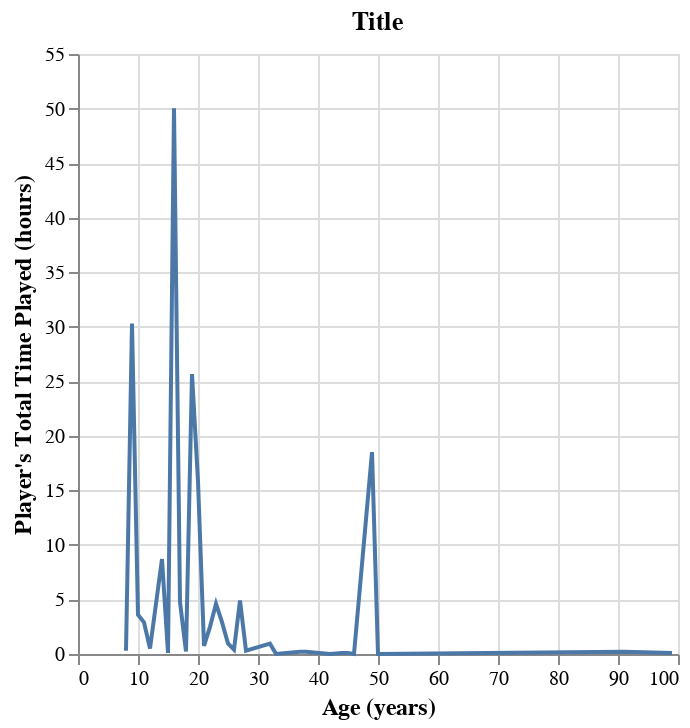

Notebook source saved alongside this figure:
### Code cell
### TEST

#Mean total time played over age

players_mean = (
    players.groupby("age").mean("played_hours").reset_index()
)

players_scatterplot = (
    alt.Chart(players_mean, title="Title").mark_line().encode(
        x = alt.X("age").title("Age (years)"), #.scale(type="log")
        y = alt.Y("played_hours").title("Player's Total Time Played (hours)")
    )
    .configure_axis(titleFontSize=12)
)
players_scatterplot

### Figure 1 — Vega specification as saved in the notebook (floating-point values rounded to 4 significant figures)
{"$schema": "https://vega.github.io/schema/vega/v5.json", "data": [{"name": "source_0", "values": [{"age": 8, "played_hours": 0.3}, {"age": 9, "played_hours": 30.3}, {"age": 10, "played_hours": 3.6}, {"age": 11, "played_hours": 2.9}, {"age": 12, "played_hours": 0.5}, {"age": 14, "played_hours": 8.7}, {"age": 15, "played_hours": 0.1}, {"age": 16, "played_hours": 50.03}, {"age": 17, "played_hours": 4.757}, {"age": 18, "played_hours": 0.2286}, {"age": 19, "played_hours": 25.66}, {"age": 20, "played_hours": 15.83}, {"age": 21, "played_hours": 0.75}, {"age": 22, "played_hours": 2.487}, {"age": 23, "played_hours": 4.6}, {"age": 24, "played_hours": 2.92}, {"age": 25, "played_hours": 0.9667}, {"age": 26, "played_hours": 0.4}, {"age": 27, "played_hours": 4.9}, {"age": 28, "played_hours": 0.3}, {"age": 32, "played_hours": 0.95}, {"age": 33, "played_hours": 0.0}, {"age": 37, "played_hours": 0.2}, {"age": 38, "played_hours": 0.2}, {"age": 42, "played_hours": 0.0}, {"age": 44, "played_hours": 0.1}, {"age": 45, "played_hours": 0.1}, {"age": 46, "played_hours": 0.0}, {"age": 49, "played_hours": 18.5}, {"age": 50, "played_hours": 0.0}, {"age": 91, "played_hours": 0.2}, {"age": 99, "played_hours": 0.1}]}, {"name": "source_0_x_domain_age", "values": [{"min": 8, "max": 99}]}, {"name": "source_0_y_domain_played_hours", "values": [{"min": 0.0, "max": 50.03}]}], "marks": [{"type": "line", "name": "marks", "from": {"data": "source_0"}, "sort": {"field": "x"}, "encode": {"update": {"x": {"field": "age", "scale": "x"}, "y": {"field": "played_hours", "scale": "y"}, "stroke": {"value": "#4c78a8"}, "defined": {"signal": "isValid(datum[\"age\"]) && isFinite(+datum[\"age\"]) && isValid(datum[\"played_hours\"]) && isFinite(+datum[\"played_hours\"])"}}}, "style": ["line"]}], "scales": [{"name": "x", "type": "linear", "domain": [{"signal": "(data(\"source_0_x_domain_age\")[0] || {}).min"}, {"signal": "(data(\"source_0_x_domain_age\")[0] || {}).max"}], "range": [0, {"signal": "width"}], "nice": true, "zero": false}, {"name": "y", "type": "linear", "domain": [{"signal": "(data(\"source_0_y_domain_played_hours\")[0] || {}).min"}, {"signal": "(data(\"source_0_y_domain_played_hours\")[0] || {}).max"}], "range": [{"signal": "height"}, 0], "nice": true, "zero": true}], "axes": [{"scale": "x", "orient": "bottom", "grid": true, "tickCount": {"signal": "ceil(width/40)"}, "labels": false, "zindex": 0, "gridScale": "y", "domain": false, "maxExtent": 0, "aria": false, "minExtent": 0, "ticks": false}, {"scale": "y", "zindex": 0, "grid": true, "maxExtent": 0, "ticks": false, "gridScale": "x", "domain": false, "aria": false, "minExtent": 0, "orient": "left", "tickCount": {"signal": "ceil(height/40)"}, "labels": false}, {"scale": "x", "zindex": 0, "labelFlush": true, "orient": "bottom", "labelOverlap": true, "grid": false, "title": "Age (years)", "tickCount": {"signal": "ceil(width/40)"}}, {"scale": "y", "title": "Player's Total Time Played (hours)", "zindex": 0, "labelOverlap": true, "orient": "left", "grid": false, "tickCount": {"signal": "ceil(height/40)"}}], "title": {"text": "Title", "frame": "group"}, "config": {"axis": {"titleFontSize": 12}}, "width": 300, "height": 300, "padding": 5, "background": "white", "style": "cell"}
